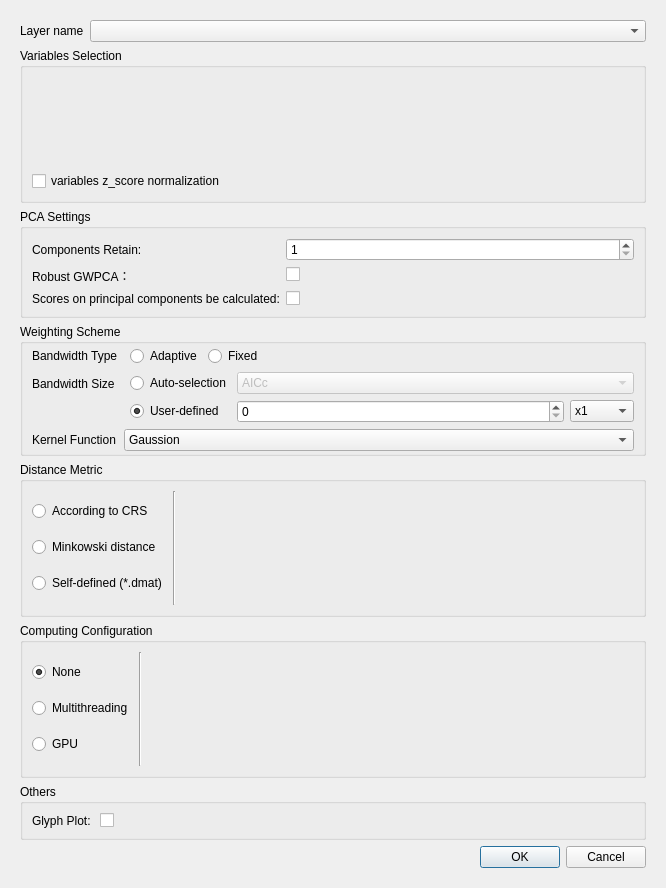
<?xml version="1.0" encoding="UTF-8"?>
<ui version="4.0">
 <class>GwmGWPCAOptionsDialog</class>
 <widget class="QDialog" name="GwmGWPCAOptionsDialog">
  <property name="geometry">
   <rect>
    <x>0</x>
    <y>0</y>
    <width>666</width>
    <height>888</height>
   </rect>
  </property>
  <property name="windowTitle">
   <string>GWPCA Configure</string>
  </property>
  <layout class="QVBoxLayout" name="verticalLayout_3" stretch="0">
   <item>
    <widget class="QScrollArea" name="scrollArea">
     <property name="frameShape">
      <enum>QFrame::NoFrame</enum>
     </property>
     <property name="widgetResizable">
      <bool>true</bool>
     </property>
     <widget class="QWidget" name="scrollAreaWidgetContents_2">
      <property name="geometry">
       <rect>
        <x>0</x>
        <y>0</y>
        <width>616</width>
        <height>796</height>
       </rect>
      </property>
      <layout class="QVBoxLayout" name="verticalLayout_6">
       <item>
        <layout class="QFormLayout" name="formLayout_6">
         <item row="0" column="0">
          <widget class="QLabel" name="label">
           <property name="sizePolicy">
            <sizepolicy hsizetype="Fixed" vsizetype="Preferred">
             <horstretch>0</horstretch>
             <verstretch>0</verstretch>
            </sizepolicy>
           </property>
           <property name="text">
            <string>Layer name</string>
           </property>
          </widget>
         </item>
         <item row="0" column="1">
          <widget class="QComboBox" name="mLayerComboBox"/>
         </item>
        </layout>
       </item>
       <item>
        <widget class="QGroupBox" name="groupBox">
         <property name="title">
          <string>Variables Selection</string>
         </property>
         <layout class="QVBoxLayout" name="verticalLayout_4" stretch="1,0">
          <item>
           <widget class="GwmIndepVarSelectorWidget" name="mIndepVarSelector" native="true"/>
          </item>
          <item>
           <widget class="QCheckBox" name="mZscoreCheckBox">
            <property name="text">
             <string>variables z_score normalization</string>
            </property>
           </widget>
          </item>
         </layout>
        </widget>
       </item>
       <item>
        <widget class="QGroupBox" name="groupBox_4">
         <property name="minimumSize">
          <size>
           <width>0</width>
           <height>0</height>
          </size>
         </property>
         <property name="title">
          <string>PCA Settings</string>
         </property>
         <layout class="QFormLayout" name="formLayout_7">
          <item row="1" column="0">
           <widget class="QLabel" name="label_10">
            <property name="text">
             <string>Components Retain:</string>
            </property>
           </widget>
          </item>
          <item row="1" column="1">
           <widget class="QSpinBox" name="mKspinBox">
            <property name="sizePolicy">
             <sizepolicy hsizetype="Minimum" vsizetype="Fixed">
              <horstretch>0</horstretch>
              <verstretch>0</verstretch>
             </sizepolicy>
            </property>
            <property name="minimum">
             <number>1</number>
            </property>
           </widget>
          </item>
          <item row="4" column="0">
           <widget class="QLabel" name="label_12">
            <property name="text">
             <string>Scores on principal components be calculated:</string>
            </property>
           </widget>
          </item>
          <item row="4" column="1">
           <widget class="QCheckBox" name="mScoresCheckBox">
            <property name="sizePolicy">
             <sizepolicy hsizetype="Preferred" vsizetype="Fixed">
              <horstretch>0</horstretch>
              <verstretch>0</verstretch>
             </sizepolicy>
            </property>
            <property name="text">
             <string/>
            </property>
           </widget>
          </item>
          <item row="3" column="1">
           <widget class="QCheckBox" name="mRobustCheckBox">
            <property name="text">
             <string/>
            </property>
            <property name="checkable">
             <bool>true</bool>
            </property>
            <property name="checked">
             <bool>false</bool>
            </property>
           </widget>
          </item>
          <item row="3" column="0">
           <widget class="QLabel" name="label_15">
            <property name="text">
             <string>Robust GWPCA：</string>
            </property>
           </widget>
          </item>
         </layout>
        </widget>
       </item>
       <item>
        <widget class="QGroupBox" name="groupBox_2">
         <property name="sizePolicy">
          <sizepolicy hsizetype="Preferred" vsizetype="Fixed">
           <horstretch>0</horstretch>
           <verstretch>0</verstretch>
          </sizepolicy>
         </property>
         <property name="title">
          <string>Weighting Scheme</string>
         </property>
         <layout class="QFormLayout" name="formLayout">
          <property name="horizontalSpacing">
           <number>6</number>
          </property>
          <property name="verticalSpacing">
           <number>6</number>
          </property>
          <property name="topMargin">
           <number>2</number>
          </property>
          <property name="bottomMargin">
           <number>2</number>
          </property>
          <item row="0" column="0">
           <widget class="QLabel" name="label_2">
            <property name="text">
             <string>Bandwidth Type</string>
            </property>
           </widget>
          </item>
          <item row="0" column="1">
           <layout class="QHBoxLayout" name="horizontalLayout_6">
            <property name="leftMargin">
             <number>6</number>
            </property>
            <item>
             <widget class="QRadioButton" name="mBwTypeAdaptiveRadio">
              <property name="sizePolicy">
               <sizepolicy hsizetype="Fixed" vsizetype="Fixed">
                <horstretch>0</horstretch>
                <verstretch>0</verstretch>
               </sizepolicy>
              </property>
              <property name="text">
               <string>Adaptive</string>
              </property>
              <property name="checked">
               <bool>true</bool>
              </property>
             </widget>
            </item>
            <item>
             <widget class="QRadioButton" name="mBwTypeFixedRadio">
              <property name="sizePolicy">
               <sizepolicy hsizetype="Fixed" vsizetype="Fixed">
                <horstretch>0</horstretch>
                <verstretch>0</verstretch>
               </sizepolicy>
              </property>
              <property name="text">
               <string>Fixed</string>
              </property>
             </widget>
            </item>
            <item>
             <spacer name="horizontalSpacer">
              <property name="orientation">
               <enum>Qt::Horizontal</enum>
              </property>
              <property name="sizeHint" stdset="0">
               <size>
                <width>40</width>
                <height>20</height>
               </size>
              </property>
             </spacer>
            </item>
           </layout>
          </item>
          <item row="1" column="0">
           <widget class="QLabel" name="label_3">
            <property name="sizePolicy">
             <sizepolicy hsizetype="Preferred" vsizetype="Preferred">
              <horstretch>0</horstretch>
              <verstretch>0</verstretch>
             </sizepolicy>
            </property>
            <property name="text">
             <string>Bandwidth Size</string>
            </property>
            <property name="alignment">
             <set>Qt::AlignLeading|Qt::AlignLeft|Qt::AlignVCenter</set>
            </property>
           </widget>
          </item>
          <item row="1" column="1">
           <layout class="QGridLayout" name="gridLayout_4">
            <property name="leftMargin">
             <number>6</number>
            </property>
            <item row="1" column="0">
             <widget class="QRadioButton" name="mBwSizeCustomizeRadio">
              <property name="sizePolicy">
               <sizepolicy hsizetype="Fixed" vsizetype="Fixed">
                <horstretch>0</horstretch>
                <verstretch>0</verstretch>
               </sizepolicy>
              </property>
              <property name="text">
               <string>User-defined</string>
              </property>
              <property name="checked">
               <bool>true</bool>
              </property>
             </widget>
            </item>
            <item row="1" column="1">
             <widget class="QStackedWidget" name="mBwSizeSettingStack">
              <property name="currentIndex">
               <number>0</number>
              </property>
              <widget class="QWidget" name="page_4">
               <layout class="QHBoxLayout" name="horizontalLayout">
                <property name="leftMargin">
                 <number>0</number>
                </property>
                <property name="topMargin">
                 <number>0</number>
                </property>
                <property name="rightMargin">
                 <number>0</number>
                </property>
                <property name="bottomMargin">
                 <number>0</number>
                </property>
                <item>
                 <widget class="QSpinBox" name="mBwSizeAdaptiveSize"/>
                </item>
                <item>
                 <widget class="QComboBox" name="mBwSizeAdaptiveUnit">
                  <property name="sizePolicy">
                   <sizepolicy hsizetype="Fixed" vsizetype="Fixed">
                    <horstretch>0</horstretch>
                    <verstretch>0</verstretch>
                   </sizepolicy>
                  </property>
                  <item>
                   <property name="text">
                    <string>x1</string>
                   </property>
                  </item>
                  <item>
                   <property name="text">
                    <string>x10</string>
                   </property>
                  </item>
                  <item>
                   <property name="text">
                    <string>x100</string>
                   </property>
                  </item>
                  <item>
                   <property name="text">
                    <string>x1000</string>
                   </property>
                  </item>
                 </widget>
                </item>
               </layout>
              </widget>
              <widget class="QWidget" name="page_5">
               <layout class="QHBoxLayout" name="horizontalLayout_4">
                <property name="leftMargin">
                 <number>0</number>
                </property>
                <property name="topMargin">
                 <number>0</number>
                </property>
                <property name="rightMargin">
                 <number>0</number>
                </property>
                <property name="bottomMargin">
                 <number>0</number>
                </property>
                <item>
                 <widget class="QDoubleSpinBox" name="mBwSizeFixedSize">
                  <property name="decimals">
                   <number>12</number>
                  </property>
                 </widget>
                </item>
                <item>
                 <widget class="QComboBox" name="mBwSizeFixedUnit">
                  <property name="sizePolicy">
                   <sizepolicy hsizetype="Fixed" vsizetype="Fixed">
                    <horstretch>0</horstretch>
                    <verstretch>0</verstretch>
                   </sizepolicy>
                  </property>
                  <item>
                   <property name="text">
                    <string>m</string>
                   </property>
                  </item>
                  <item>
                   <property name="text">
                    <string>km</string>
                   </property>
                  </item>
                  <item>
                   <property name="text">
                    <string>mile</string>
                   </property>
                  </item>
                 </widget>
                </item>
               </layout>
              </widget>
             </widget>
            </item>
            <item row="0" column="0">
             <widget class="QRadioButton" name="mBwSizeAutomaticRadio">
              <property name="sizePolicy">
               <sizepolicy hsizetype="Preferred" vsizetype="Fixed">
                <horstretch>0</horstretch>
                <verstretch>0</verstretch>
               </sizepolicy>
              </property>
              <property name="text">
               <string>Auto-selection</string>
              </property>
              <property name="checked">
               <bool>false</bool>
              </property>
             </widget>
            </item>
            <item row="0" column="1">
             <widget class="QComboBox" name="mBwSizeAutomaticApprochCombo">
              <property name="enabled">
               <bool>false</bool>
              </property>
              <property name="currentIndex">
               <number>1</number>
              </property>
              <item>
               <property name="text">
                <string>CV</string>
               </property>
              </item>
              <item>
               <property name="text">
                <string>AICc</string>
               </property>
              </item>
             </widget>
            </item>
           </layout>
          </item>
          <item row="2" column="0">
           <widget class="QLabel" name="label_13">
            <property name="text">
             <string>Kernel Function</string>
            </property>
           </widget>
          </item>
          <item row="2" column="1">
           <widget class="QComboBox" name="mBwKernelFunctionCombo">
            <item>
             <property name="text">
              <string>Gaussion</string>
             </property>
            </item>
            <item>
             <property name="text">
              <string>Exponential</string>
             </property>
            </item>
            <item>
             <property name="text">
              <string>Bisquare</string>
             </property>
            </item>
            <item>
             <property name="text">
              <string>Tricube</string>
             </property>
            </item>
            <item>
             <property name="text">
              <string>Boxcar</string>
             </property>
            </item>
           </widget>
          </item>
         </layout>
        </widget>
       </item>
       <item>
        <widget class="QGroupBox" name="groupBox_3">
         <property name="sizePolicy">
          <sizepolicy hsizetype="Preferred" vsizetype="Preferred">
           <horstretch>0</horstretch>
           <verstretch>0</verstretch>
          </sizepolicy>
         </property>
         <property name="title">
          <string>Distance Metric</string>
         </property>
         <layout class="QHBoxLayout" name="horizontalLayout_2">
          <item>
           <layout class="QVBoxLayout" name="verticalLayout_2">
            <item>
             <widget class="QRadioButton" name="mDistTypeCRSRadio">
              <property name="text">
               <string>According to CRS</string>
              </property>
             </widget>
            </item>
            <item>
             <widget class="QRadioButton" name="mDistTypeMinkowskiRadio">
              <property name="text">
               <string>Minkowski distance</string>
              </property>
             </widget>
            </item>
            <item>
             <widget class="QRadioButton" name="mDistTypeDmatRadio">
              <property name="text">
               <string>Self-defined (*.dmat)</string>
              </property>
             </widget>
            </item>
           </layout>
          </item>
          <item>
           <widget class="Line" name="line">
            <property name="orientation">
             <enum>Qt::Vertical</enum>
            </property>
           </widget>
          </item>
          <item>
           <widget class="QStackedWidget" name="mDistParamSettingStack">
            <property name="currentIndex">
             <number>0</number>
            </property>
            <widget class="QWidget" name="mCRSDistPage"/>
            <widget class="QWidget" name="mMinkowskiDistPage">
             <layout class="QFormLayout" name="formLayout_2">
              <property name="leftMargin">
               <number>0</number>
              </property>
              <property name="topMargin">
               <number>0</number>
              </property>
              <property name="rightMargin">
               <number>0</number>
              </property>
              <property name="bottomMargin">
               <number>0</number>
              </property>
              <item row="0" column="0">
               <widget class="QLabel" name="label_4">
                <property name="sizePolicy">
                 <sizepolicy hsizetype="Preferred" vsizetype="Preferred">
                  <horstretch>0</horstretch>
                  <verstretch>0</verstretch>
                 </sizepolicy>
                </property>
                <property name="text">
                 <string>Rotation parameter</string>
                </property>
                <property name="alignment">
                 <set>Qt::AlignLeading|Qt::AlignLeft|Qt::AlignVCenter</set>
                </property>
               </widget>
              </item>
              <item row="0" column="1">
               <layout class="QFormLayout" name="formLayout_5">
                <property name="horizontalSpacing">
                 <number>6</number>
                </property>
                <property name="verticalSpacing">
                 <number>2</number>
                </property>
                <item row="0" column="0">
                 <widget class="QLabel" name="label_5">
                  <property name="text">
                   <string>theta</string>
                  </property>
                 </widget>
                </item>
                <item row="1" column="0">
                 <widget class="QLabel" name="label_6">
                  <property name="text">
                   <string>p</string>
                  </property>
                 </widget>
                </item>
                <item row="0" column="1">
                 <widget class="QDoubleSpinBox" name="mThetaValue"/>
                </item>
                <item row="1" column="1">
                 <widget class="QDoubleSpinBox" name="mPValue">
                  <property name="minimum">
                   <double>-1.000000000000000</double>
                  </property>
                 </widget>
                </item>
               </layout>
              </item>
             </layout>
            </widget>
            <widget class="QWidget" name="mDistMatrixDistPage">
             <layout class="QGridLayout" name="gridLayout">
              <property name="leftMargin">
               <number>0</number>
              </property>
              <property name="topMargin">
               <number>0</number>
              </property>
              <property name="rightMargin">
               <number>0</number>
              </property>
              <property name="bottomMargin">
               <number>0</number>
              </property>
              <item row="1" column="0">
               <widget class="QLineEdit" name="mDistMatrixFileNameEdit"/>
              </item>
              <item row="1" column="1">
               <widget class="QToolButton" name="mDistMatrixFileOpenBtn">
                <property name="text">
                 <string>...</string>
                </property>
               </widget>
              </item>
              <item row="0" column="0">
               <widget class="QLabel" name="label_14">
                <property name="text">
                 <string>Select a distance matrix file</string>
                </property>
               </widget>
              </item>
              <item row="2" column="0">
               <spacer name="verticalSpacer">
                <property name="orientation">
                 <enum>Qt::Vertical</enum>
                </property>
                <property name="sizeHint" stdset="0">
                 <size>
                  <width>20</width>
                  <height>5</height>
                 </size>
                </property>
               </spacer>
              </item>
             </layout>
            </widget>
           </widget>
          </item>
         </layout>
        </widget>
       </item>
       <item>
        <widget class="QGroupBox" name="mCalcParallelGroup">
         <property name="sizePolicy">
          <sizepolicy hsizetype="Preferred" vsizetype="Preferred">
           <horstretch>0</horstretch>
           <verstretch>0</verstretch>
          </sizepolicy>
         </property>
         <property name="title">
          <string>Computing Configuration</string>
         </property>
         <layout class="QHBoxLayout" name="horizontalLayout_3">
          <item>
           <layout class="QVBoxLayout" name="verticalLayout_5">
            <item>
             <widget class="QRadioButton" name="mCalcParallelNoneRadio">
              <property name="sizePolicy">
               <sizepolicy hsizetype="Fixed" vsizetype="Fixed">
                <horstretch>0</horstretch>
                <verstretch>0</verstretch>
               </sizepolicy>
              </property>
              <property name="text">
               <string>None</string>
              </property>
              <property name="checked">
               <bool>true</bool>
              </property>
             </widget>
            </item>
            <item>
             <widget class="QRadioButton" name="mCalcParallelMultithreadRadio">
              <property name="sizePolicy">
               <sizepolicy hsizetype="Fixed" vsizetype="Fixed">
                <horstretch>0</horstretch>
                <verstretch>0</verstretch>
               </sizepolicy>
              </property>
              <property name="text">
               <string>Multithreading</string>
              </property>
             </widget>
            </item>
            <item>
             <widget class="QRadioButton" name="mCalcParallelGPURadio">
              <property name="sizePolicy">
               <sizepolicy hsizetype="Fixed" vsizetype="Fixed">
                <horstretch>0</horstretch>
                <verstretch>0</verstretch>
               </sizepolicy>
              </property>
              <property name="text">
               <string>GPU</string>
              </property>
             </widget>
            </item>
           </layout>
          </item>
          <item>
           <widget class="Line" name="line_2">
            <property name="orientation">
             <enum>Qt::Vertical</enum>
            </property>
           </widget>
          </item>
          <item>
           <widget class="QStackedWidget" name="stackedWidget">
            <property name="currentIndex">
             <number>0</number>
            </property>
            <widget class="QWidget" name="page">
             <layout class="QVBoxLayout" name="verticalLayout">
              <property name="topMargin">
               <number>0</number>
              </property>
              <property name="bottomMargin">
               <number>0</number>
              </property>
             </layout>
            </widget>
            <widget class="QWidget" name="page_3">
             <layout class="QFormLayout" name="formLayout_3">
              <property name="leftMargin">
               <number>9</number>
              </property>
              <property name="topMargin">
               <number>0</number>
              </property>
              <property name="rightMargin">
               <number>9</number>
              </property>
              <property name="bottomMargin">
               <number>0</number>
              </property>
              <item row="0" column="0">
               <widget class="QLabel" name="label_9">
                <property name="text">
                 <string>Threads</string>
                </property>
               </widget>
              </item>
              <item row="0" column="1">
               <widget class="QSpinBox" name="mThreadNum">
                <property name="maximum">
                 <number>8</number>
                </property>
               </widget>
              </item>
             </layout>
            </widget>
            <widget class="QWidget" name="page_2">
             <layout class="QFormLayout" name="formLayout_4">
              <property name="topMargin">
               <number>0</number>
              </property>
              <property name="bottomMargin">
               <number>0</number>
              </property>
              <item row="0" column="0">
               <widget class="QLabel" name="label_8">
                <property name="text">
                 <string>Batch Size</string>
                </property>
               </widget>
              </item>
              <item row="0" column="1">
               <widget class="QSpinBox" name="mSampleGroupSize">
                <property name="maximum">
                 <number>4096</number>
                </property>
                <property name="value">
                 <number>64</number>
                </property>
               </widget>
              </item>
              <item row="1" column="0">
               <widget class="QLabel" name="label_11">
                <property name="text">
                 <string>GPU</string>
                </property>
               </widget>
              </item>
              <item row="1" column="1">
               <widget class="QComboBox" name="mGPUSelection"/>
              </item>
             </layout>
            </widget>
           </widget>
          </item>
         </layout>
        </widget>
       </item>
       <item>
        <widget class="QGroupBox" name="groupBox_5">
         <property name="title">
          <string>Others</string>
         </property>
         <layout class="QFormLayout" name="formLayout_8">
          <item row="0" column="0">
           <widget class="QLabel" name="label_7">
            <property name="text">
             <string>Glyph Plot: </string>
            </property>
           </widget>
          </item>
          <item row="0" column="1">
           <widget class="QCheckBox" name="mPlotCheckBox">
            <property name="text">
             <string/>
            </property>
           </widget>
          </item>
         </layout>
        </widget>
       </item>
       <item>
        <layout class="QHBoxLayout" name="horizontalLayout_5">
         <item>
          <widget class="QLabel" name="mCheckMessage">
           <property name="sizePolicy">
            <sizepolicy hsizetype="Expanding" vsizetype="Preferred">
             <horstretch>0</horstretch>
             <verstretch>0</verstretch>
            </sizepolicy>
           </property>
           <property name="text">
            <string/>
           </property>
          </widget>
         </item>
         <item>
          <widget class="QDialogButtonBox" name="btbOkCancle">
           <property name="sizePolicy">
            <sizepolicy hsizetype="Fixed" vsizetype="Fixed">
             <horstretch>0</horstretch>
             <verstretch>0</verstretch>
            </sizepolicy>
           </property>
           <property name="orientation">
            <enum>Qt::Horizontal</enum>
           </property>
           <property name="standardButtons">
            <set>QDialogButtonBox::Cancel|QDialogButtonBox::Ok</set>
           </property>
          </widget>
         </item>
        </layout>
       </item>
      </layout>
     </widget>
    </widget>
   </item>
  </layout>
 </widget>
 <customwidgets>
  <customwidget>
   <class>GwmIndepVarSelectorWidget</class>
   <extends>QWidget</extends>
   <header>gwmindepvarselectorwidget.h</header>
   <container>1</container>
  </customwidget>
 </customwidgets>
 <resources/>
 <connections>
  <connection>
   <sender>btbOkCancle</sender>
   <signal>accepted()</signal>
   <receiver>GwmGWPCAOptionsDialog</receiver>
   <slot>accept()</slot>
   <hints>
    <hint type="sourcelabel">
     <x>248</x>
     <y>254</y>
    </hint>
    <hint type="destinationlabel">
     <x>157</x>
     <y>274</y>
    </hint>
   </hints>
  </connection>
  <connection>
   <sender>btbOkCancle</sender>
   <signal>rejected()</signal>
   <receiver>GwmGWPCAOptionsDialog</receiver>
   <slot>reject()</slot>
   <hints>
    <hint type="sourcelabel">
     <x>316</x>
     <y>260</y>
    </hint>
    <hint type="destinationlabel">
     <x>286</x>
     <y>274</y>
    </hint>
   </hints>
  </connection>
 </connections>
</ui>
